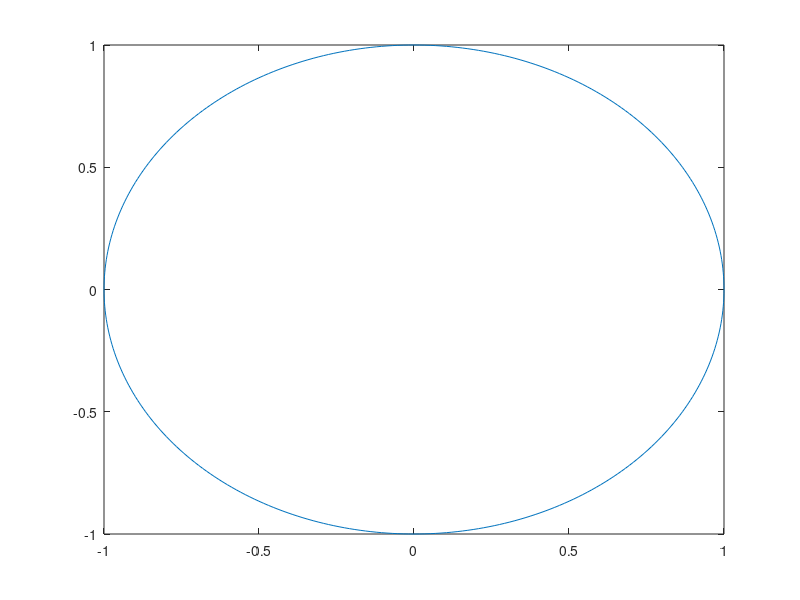

Here is the MATLAB script that generated this plot:
deg=pi/180.
a=1.
b=1.
for itheta=0:360
    jtheta=itheta+1;
    theta(jtheta)=itheta*deg;
end
x=cos(theta)*a;
y=sin(theta)*b;
plot(x,y)
